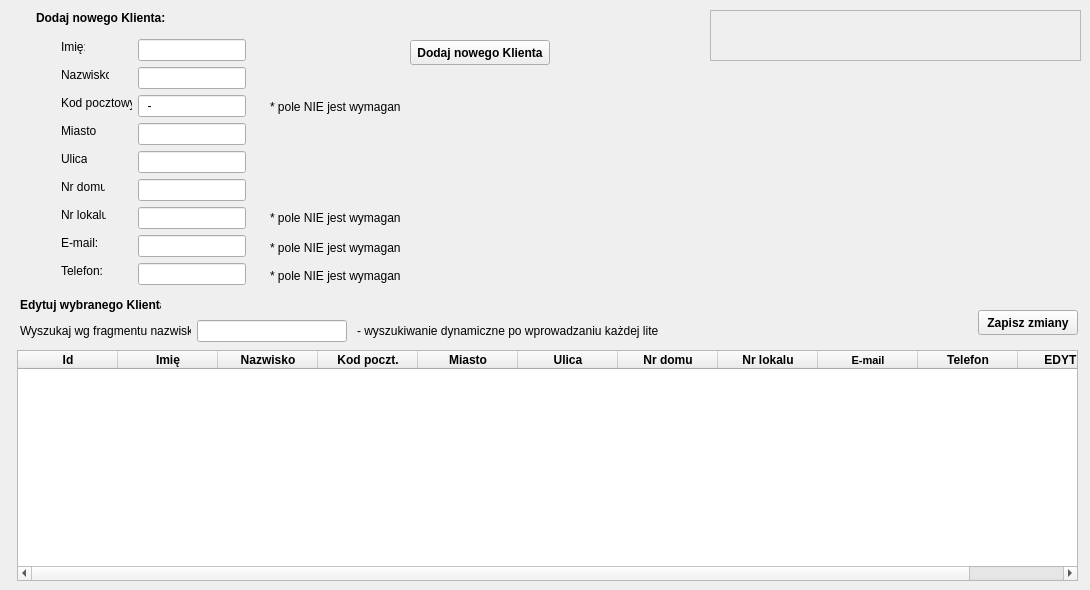
   <widget class="QWidget" name="tabDodajKlienta">
    <attribute name="title">
     <string>Dodaj / Edytuj Klienta</string>
    </attribute>
    <widget class="QPushButton" name="pushButtonDodajKlienta">
     <property name="geometry">
      <rect>
       <x>410</x>
       <y>40</y>
       <width>140</width>
       <height>25</height>
      </rect>
     </property>
     <property name="font">
      <font>
       <weight>75</weight>
       <bold>true</bold>
      </font>
     </property>
     <property name="text">
      <string>Dodaj nowego Klienta</string>
     </property>
    </widget>
    <widget class="QLabel" name="label_29">
     <property name="geometry">
      <rect>
       <x>270</x>
       <y>99</y>
       <width>131</width>
       <height>16</height>
      </rect>
     </property>
     <property name="text">
      <string>* pole NIE jest wymagane</string>
     </property>
    </widget>
    <widget class="QLabel" name="label_30">
     <property name="geometry">
      <rect>
       <x>270</x>
       <y>210</y>
       <width>131</width>
       <height>16</height>
      </rect>
     </property>
     <property name="text">
      <string>* pole NIE jest wymagane</string>
     </property>
    </widget>
    <widget class="QLineEdit" name="lineEditEmail">
     <property name="geometry">
      <rect>
       <x>138</x>
       <y>235</y>
       <width>108</width>
       <height>22</height>
      </rect>
     </property>
    </widget>
    <widget class="QLabel" name="label_44">
     <property name="geometry">
      <rect>
       <x>61</x>
       <y>235</y>
       <width>45</width>
       <height>16</height>
      </rect>
     </property>
     <property name="text">
      <string>E-mail:</string>
     </property>
    </widget>
    <widget class="QLabel" name="label_45">
     <property name="geometry">
      <rect>
       <x>270</x>
       <y>240</y>
       <width>131</width>
       <height>16</height>
      </rect>
     </property>
     <property name="text">
      <string>* pole NIE jest wymagane</string>
     </property>
    </widget>
    <widget class="QLineEdit" name="lineEditNazwiskoWyszukajEdytuj">
     <property name="geometry">
      <rect>
       <x>197</x>
       <y>320</y>
       <width>150</width>
       <height>22</height>
      </rect>
     </property>
     <property name="minimumSize">
      <size>
       <width>150</width>
       <height>0</height>
      </size>
     </property>
    </widget>
    <widget class="QTableWidget" name="tableWidgetWyszukajKlientaEdycja">
     <property name="geometry">
      <rect>
       <x>17</x>
       <y>350</y>
       <width>1061</width>
       <height>231</height>
      </rect>
     </property>
     <column>
      <property name="text">
       <string>Id</string>
      </property>
      <property name="font">
       <font>
        <weight>75</weight>
        <bold>true</bold>
       </font>
      </property>
     </column>
     <column>
      <property name="text">
       <string>Imię</string>
      </property>
      <property name="font">
       <font>
        <weight>75</weight>
        <bold>true</bold>
       </font>
      </property>
     </column>
     <column>
      <property name="text">
       <string>Nazwisko</string>
      </property>
      <property name="font">
       <font>
        <weight>75</weight>
        <bold>true</bold>
       </font>
      </property>
     </column>
     <column>
      <property name="text">
       <string>Kod poczt.</string>
      </property>
      <property name="font">
       <font>
        <weight>75</weight>
        <bold>true</bold>
       </font>
      </property>
     </column>
     <column>
      <property name="text">
       <string>Miasto</string>
      </property>
      <property name="font">
       <font>
        <weight>75</weight>
        <bold>true</bold>
       </font>
      </property>
     </column>
     <column>
      <property name="text">
       <string>Ulica</string>
      </property>
      <property name="font">
       <font>
        <weight>75</weight>
        <bold>true</bold>
       </font>
      </property>
     </column>
     <column>
      <property name="text">
       <string>Nr domu</string>
      </property>
      <property name="font">
       <font>
        <weight>75</weight>
        <bold>true</bold>
       </font>
      </property>
     </column>
     <column>
      <property name="text">
       <string>Nr lokalu</string>
      </property>
      <property name="font">
       <font>
        <weight>75</weight>
        <bold>true</bold>
       </font>
      </property>
     </column>
     <column>
      <property name="text">
       <string>E-mail</string>
      </property>
      <property name="font">
       <font>
        <pointsize>8</pointsize>
        <weight>75</weight>
        <bold>true</bold>
       </font>
      </property>
     </column>
     <column>
      <property name="text">
       <string>Telefon</string>
      </property>
      <property name="font">
       <font>
        <weight>75</weight>
        <bold>true</bold>
       </font>
      </property>
     </column>
     <column>
      <property name="text">
       <string>EDYTUJ</string>
      </property>
      <property name="font">
       <font>
        <weight>75</weight>
        <bold>true</bold>
       </font>
      </property>
     </column>
    </widget>
    <widget class="QLabel" name="label_46">
     <property name="geometry">
      <rect>
       <x>357</x>
       <y>320</y>
       <width>301</width>
       <height>22</height>
      </rect>
     </property>
     <property name="text">
      <string>- wyszukiwanie dynamiczne po wprowadzaniu każdej litery</string>
     </property>
    </widget>
    <widget class="QLabel" name="label_47">
     <property name="geometry">
      <rect>
       <x>20</x>
       <y>320</y>
       <width>171</width>
       <height>22</height>
      </rect>
     </property>
     <property name="text">
      <string>Wyszukaj wg fragmentu nazwiska:</string>
     </property>
     <property name="buddy">
      <cstring>lineEditOpisWyszukaj</cstring>
     </property>
    </widget>
    <widget class="QLabel" name="komunikatyDodajKlienta">
     <property name="geometry">
      <rect>
       <x>710</x>
       <y>10</y>
       <width>371</width>
       <height>51</height>
      </rect>
     </property>
     <property name="font">
      <font>
       <pointsize>9</pointsize>
       <weight>75</weight>
       <bold>true</bold>
      </font>
     </property>
     <property name="frameShape">
      <enum>QFrame::StyledPanel</enum>
     </property>
     <property name="frameShadow">
      <enum>QFrame::Plain</enum>
     </property>
     <property name="text">
      <string/>
     </property>
     <property name="wordWrap">
      <bool>true</bool>
     </property>
    </widget>
    <widget class="QPushButton" name="pushButtonEdytujKlienta">
     <property name="geometry">
      <rect>
       <x>978</x>
       <y>310</y>
       <width>100</width>
       <height>25</height>
      </rect>
     </property>
     <property name="font">
      <font>
       <weight>75</weight>
       <bold>true</bold>
      </font>
     </property>
     <property name="text">
      <string>Zapisz zmiany</string>
     </property>
    </widget>
    <widget class="QLabel" name="label_48">
     <property name="geometry">
      <rect>
       <x>20</x>
       <y>297</y>
       <width>141</width>
       <height>16</height>
      </rect>
     </property>
     <property name="font">
      <font>
       <weight>75</weight>
       <bold>true</bold>
      </font>
     </property>
     <property name="text">
      <string>Edytuj wybranego Klienta:</string>
     </property>
    </widget>
    <widget class="QLabel" name="label_49">
     <property name="geometry">
      <rect>
       <x>36</x>
       <y>10</y>
       <width>141</width>
       <height>16</height>
      </rect>
     </property>
     <property name="font">
      <font>
       <weight>75</weight>
       <bold>true</bold>
      </font>
     </property>
     <property name="text">
      <string>Dodaj nowego Klienta:</string>
     </property>
    </widget>
    <widget class="QLabel" name="label_22">
     <property name="geometry">
      <rect>
       <x>61</x>
       <y>39</y>
       <width>24</width>
       <height>16</height>
      </rect>
     </property>
     <property name="text">
      <string>Imię:</string>
     </property>
    </widget>
    <widget class="QLineEdit" name="lineEditImieKlienta">
     <property name="geometry">
      <rect>
       <x>138</x>
       <y>39</y>
       <width>108</width>
       <height>22</height>
      </rect>
     </property>
    </widget>
    <widget class="QLabel" name="label_23">
     <property name="geometry">
      <rect>
       <x>61</x>
       <y>67</y>
       <width>48</width>
       <height>16</height>
      </rect>
     </property>
     <property name="text">
      <string>Nazwisko:</string>
     </property>
    </widget>
    <widget class="QLineEdit" name="lineEditNazwiskoKlienta">
     <property name="geometry">
      <rect>
       <x>138</x>
       <y>67</y>
       <width>108</width>
       <height>22</height>
      </rect>
     </property>
    </widget>
    <widget class="QLabel" name="label_25">
     <property name="geometry">
      <rect>
       <x>61</x>
       <y>123</y>
       <width>35</width>
       <height>16</height>
      </rect>
     </property>
     <property name="text">
      <string>Miasto:</string>
     </property>
    </widget>
    <widget class="QLabel" name="label_24">
     <property name="geometry">
      <rect>
       <x>61</x>
       <y>95</y>
       <width>71</width>
       <height>16</height>
      </rect>
     </property>
     <property name="text">
      <string>Kod pocztowy:</string>
     </property>
    </widget>
    <widget class="QLineEdit" name="lineEditKodPocztowy">
     <property name="geometry">
      <rect>
       <x>138</x>
       <y>95</y>
       <width>108</width>
       <height>22</height>
      </rect>
     </property>
     <property name="inputMask">
      <string>99-999</string>
     </property>
     <property name="maxLength">
      <number>6</number>
     </property>
    </widget>
    <widget class="QLineEdit" name="lineEditMiasto">
     <property name="geometry">
      <rect>
       <x>138</x>
       <y>123</y>
       <width>108</width>
       <height>22</height>
      </rect>
     </property>
    </widget>
    <widget class="QLabel" name="label_26">
     <property name="geometry">
      <rect>
       <x>61</x>
       <y>151</y>
       <width>26</width>
       <height>16</height>
      </rect>
     </property>
     <property name="text">
      <string>Ulica:</string>
     </property>
    </widget>
    <widget class="QLabel" name="label_27">
     <property name="geometry">
      <rect>
       <x>61</x>
       <y>179</y>
       <width>44</width>
       <height>16</height>
      </rect>
     </property>
     <property name="text">
      <string>Nr domu:</string>
     </property>
    </widget>
    <widget class="QLineEdit" name="lineEditUlica">
     <property name="geometry">
      <rect>
       <x>138</x>
       <y>151</y>
       <width>108</width>
       <height>22</height>
      </rect>
     </property>
    </widget>
    <widget class="QLineEdit" name="lineEditNrDomu">
     <property name="geometry">
      <rect>
       <x>138</x>
       <y>179</y>
       <width>108</width>
       <height>22</height>
      </rect>
     </property>
    </widget>
    <widget class="QLabel" name="label_28">
     <property name="geometry">
      <rect>
       <x>61</x>
       <y>207</y>
       <width>45</width>
       <height>16</height>
      </rect>
     </property>
     <property name="text">
      <string>Nr lokalu:</string>
     </property>
    </widget>
    <widget class="QLineEdit" name="lineEditNrLokalu">
     <property name="geometry">
      <rect>
       <x>138</x>
       <y>207</y>
       <width>108</width>
       <height>22</height>
      </rect>
     </property>
    </widget>
    <widget class="QLabel" name="label_56">
     <property name="geometry">
      <rect>
       <x>270</x>
       <y>268</y>
       <width>131</width>
       <height>16</height>
      </rect>
     </property>
     <property name="text">
      <string>* pole NIE jest wymagane</string>
     </property>
    </widget>
    <widget class="QLineEdit" name="lineEditTelefon">
     <property name="geometry">
      <rect>
       <x>138</x>
       <y>263</y>
       <width>108</width>
       <height>22</height>
      </rect>
     </property>
    </widget>
    <widget class="QLabel" name="label_57">
     <property name="geometry">
      <rect>
       <x>61</x>
       <y>263</y>
       <width>45</width>
       <height>16</height>
      </rect>
     </property>
     <property name="text">
      <string>Telefon:</string>
     </property>
    </widget>
   </widget>
